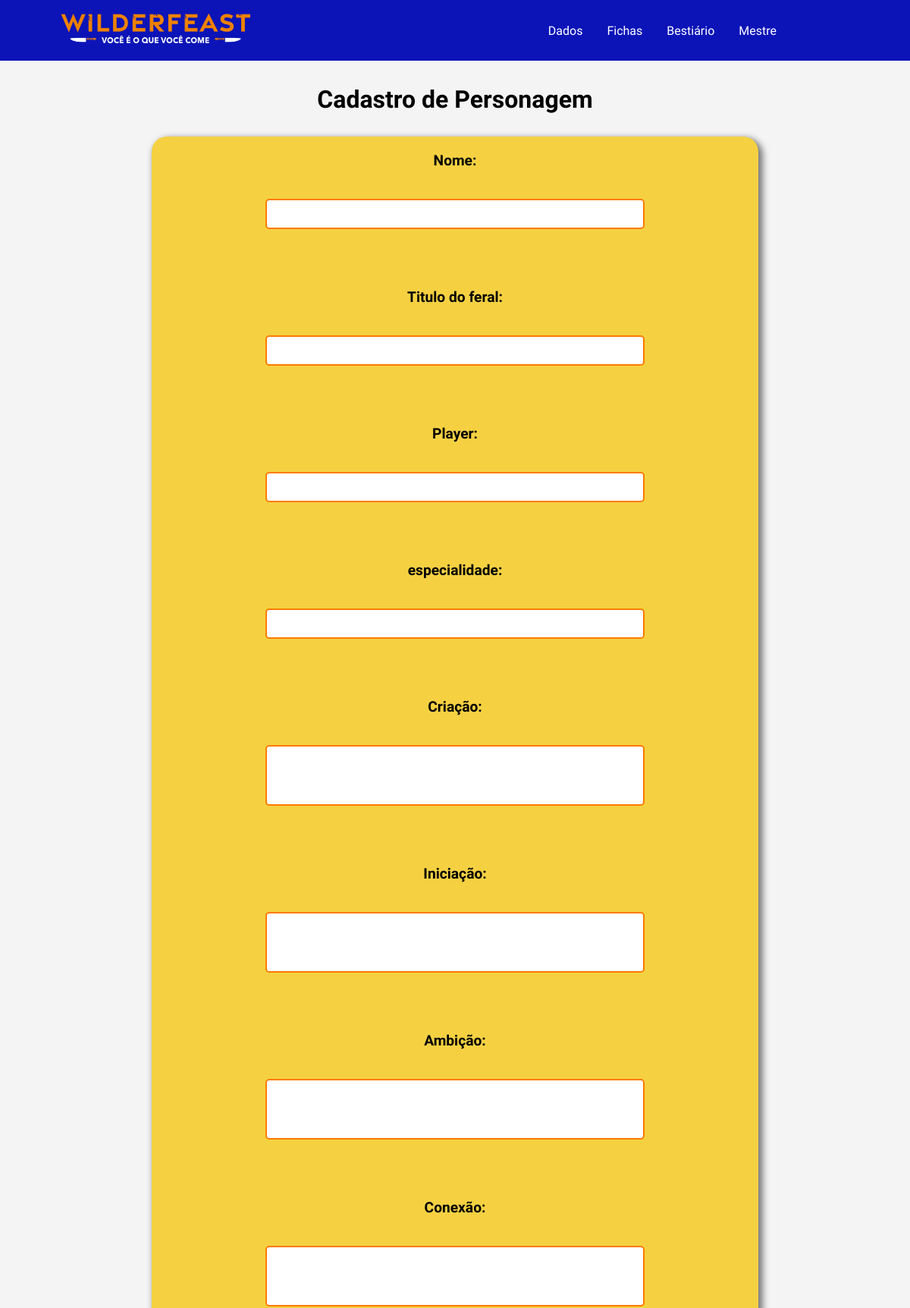
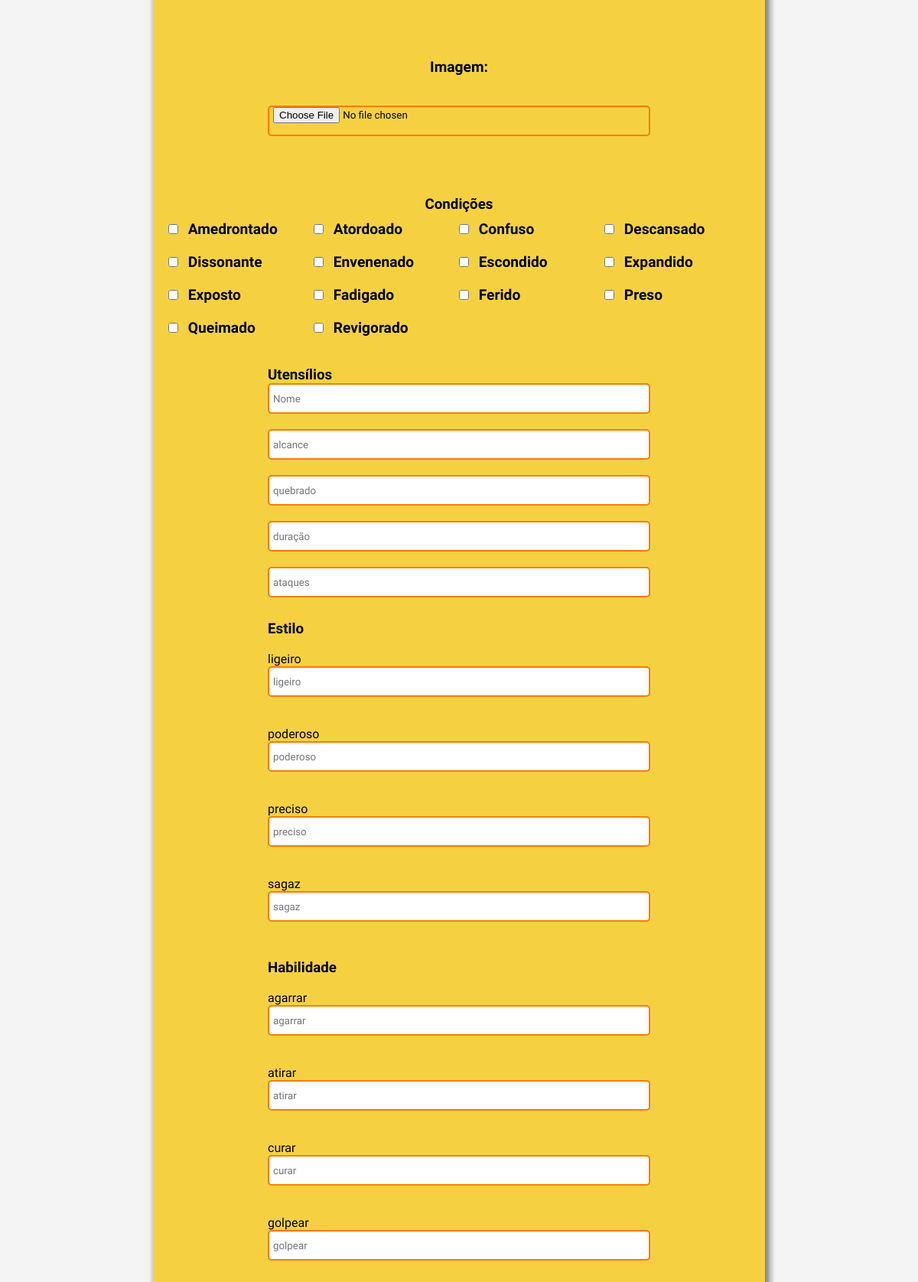
Screenshot of /create/feral (upper part) with the database file from the repository (2 pictures, top to bottom).
### database.py (models this page shows)
class Condicao(db.Model):
    __tablename__ = "condicao"
    id = db.Column(db.Integer, primary_key=True)
    nome = db.Column(db.String(50), unique=True, nullable=False)
    ferais = db.relationship("Feral", secondary=feral_condicao, back_populates="condicoes")

### app.py (the view, shortened to what this page needs)
@app.route('/create/feral', methods=['GET', 'POST'])
def create_feral():
    condicoes_existentes = Condicao.query.all()
    return render_template('create_feral.html', condicoes=condicoes_existentes)

### templates/create_feral.html (shortened to what this page needs)
{% extends 'base.html' %}
{% block links %}
<link rel="stylesheet" href="{{ url_for('static', filename='css/create_feral.css') }}">
{% endblock %}
{% block content %}
<main>
    <h1>Cadastro de Personagem</h1>
    <form action="{{ url_for('create_feral') }}" method="POST" enctype="multipart/form-data">
        <label>Nome:</label><br>
        <input type="text" name="nome" required><br><br>
        <label>Titulo do feral:</label><br>
        <input type="text" name="titulo" required><br><br>
        <label>Player:</label><br>
        <input type="text" name="player" required><br><br>
        <label>especialidade:</label><br>
        <input type="text" name="especialidade" required><br><br>
        <label>Criação:</label><br>
        <textarea name="criacao" required></textarea><br><br>
        <label>Iniciação:</label><br>
        <textarea name="iniciacao" required></textarea><br><br>
        <label>Ambição:</label><br>
        <textarea name="ambicao" required></textarea><br><br>
        <label>Conexão:</label><br>
        <textarea name="conexao" required></textarea><br><br>
        <label>Imagem:</label><br>
        <input type="file" name="imagem" accept="image/*" required><br><br>
        <h3>Condições</h3>
        <div class="condicoes">
        {% for cond in condicoes %}
            <div class="condicoes_check">
                <label>
                    <input type="checkbox" name="condicoes" value="{{ cond.id }}">
                    {{ cond.nome }}
                </label><br>
            </div>
        {% endfor %}
        </div>
        <br>
        <div class="utensílios">
            <h3>Utensílios</h3>
            <input type="text" name="utensilio_nome" placeholder="Nome" required><br>
            <input type="text" name="utensilio_alcance" placeholder="alcance" required><br>
            <input type="text" name="utensilio_quebrado" placeholder="quebrado" required><br>
            <input type="number" name="utensilio_dur_max" placeholder="duração" required><br>
            <input type="text" name="utensilio_ataques" placeholder="ataques" required><br>
        </div>
        <div class="estilo">
            <h3>Estilo</h3><br>
            <p>ligeiro</p>
            <input type="number" name="ligeiro" placeholder="ligeiro" min="1" max='3' required><br><br>
            <p>poderoso</p>
            <input type="number" name="poderoso" placeholder="poderoso" min="1" max='3' required><br><br>
            <p>preciso</p>
            <input type="number" name="preciso" placeholder="preciso" min="1" max='3' required><br><br>
            <p>sagaz</p>
            <input type="number" name="sagaz" placeholder="sagaz" min="1" max='3' required><br><br>
        </div>
        <div class="habilidade">
            <h3>Habilidade</h3><br>
            <p>agarrar</p>
            <input type="number" name="agarrar" placeholder="agarrar" min="1" max="3" required><br><br>
            <p>atirar</p>
            <input type="number" name="atirar" placeholder="atirar" min="1" max="3" required><br><br>
            <p>curar</p>
            <input type="number" name="curar" placeholder="curar" min="1" max="3" required><br><br>
            <p>golpear</p>
            <input type="number" name="golpear" placeholder="golpear" min="1" max="3" required><br><br>
            <input type="number" name="armazenar" placeholder="armazenar" min="1" max="3" required><br><br>
            <input type="number" name="atravessar" placeholder="atravessar" min="1" max="3" required><br><br>
            <input type="number" name="estudar" placeholder="estudar" min="1" max="3" required><br><br>
            <input type="number" name="manufaturar" placeholder="manufaturar" min="1" max="3" required><br><br>
            <input type="number" name="assegurar" placeholder="assegurar" min="1" max="3" required><br><br>
            <input type="number" name="chamar" placeholder="chamar" min="1" max="3" required><br><br>
            <input type="number" name="exibir" placeholder="exibir" min="1" max="3" required><br><br>
            <input type="number" name="procurar" placeholder="procurar" min="1" max="3" required><br><br>
        </div>
        <br>
        <br>
    </form>
</main>
{% endblock %}

### static/css/main.css (style rules this page uses)
* { margin: 0; padding: 0; box-sizing: border-box; font-family: "Alexandria", sans-serif; transition: 0.2s ease; }
:root { --azul: rgba(12, 20, 184, 1); --amarelo: rgba(248, 163, 72, 1); --vermelho: rgba(237, 0, 0, 1); --verde: rgba(30, 159, 28, 1); --laranja: rgba(211, 127, 53, 1); --turquoise: rgba(10, 103, 159, 1); --azul2: rgba(38, 74, 124, 1); --ciano: rgba(43, 146, 177, 1); --azulescuro: rgba(23, 33, 78, 1); --marrom: rgba(105, 50, 44, 1); --vermelhoescuro: rgba(166, 41, 20, 1); --marrom2: rgba(55, 12, 16, 1); --cinza: rgba(0, 0, 0, 0.75); }
body { min-height: 100dvh; }
main { padding: calc(2em + 80px) 5em; }
p { font-size: 1em; }

### static/css/create_feral.css (style rules this page uses)
:root { --amarelo: #f5d142; --laranja: #ff7b00; --azul2: #2c73d2; }
body { font-family: Arial, sans-serif; background-color: #f4f4f4; }
main { display: flex; justify-content: center; align-items: center; flex-flow: column nowrap; gap: 30px; }
form { background-color: var(--amarelo); height: auto; width: 50em; display: flex; flex-flow: column nowrap; justify-content: center; align-items: center; gap: 10px; padding: 20px; border-radius: 20px; box-shadow: 4px 4px 8px 2px rgba(0, 0, 0, 0.5); }
form label { font-size: 1.2em; font-weight: bold; }
form input[type="text"], form input[type="number"], form input[type="file"], form textarea { border-radius: 5px; width: 500px; height: 40px; border: var(--laranja) 2px solid; padding-inline: 5px; margin-bottom: 20px; resize: none; }
form textarea { height: 80px; }
.condicoes { display: flex; flex-wrap: wrap; gap: 20px; flex-grow: 0; }
.condicoes_check { width: 170px; }
form input[type="checkbox"] { margin-right: 8px; width: auto; height: auto; }

### rows the page displays
Condicao: nome "Amedrontado"
Condicao: nome "Atordoado"
Condicao: nome "Confuso"
Condicao: nome "Descansado"
Condicao: nome "Dissonante"
Condicao: nome "Envenenado"
Condicao: nome "Escondido"
Condicao: nome "Expandido"
Condicao: nome "Exposto"
Condicao: nome "Fadigado"
Condicao: nome "Ferido"
Condicao: nome "Preso"
Condicao: nome "Queimado"
Condicao: nome "Revigorado"
